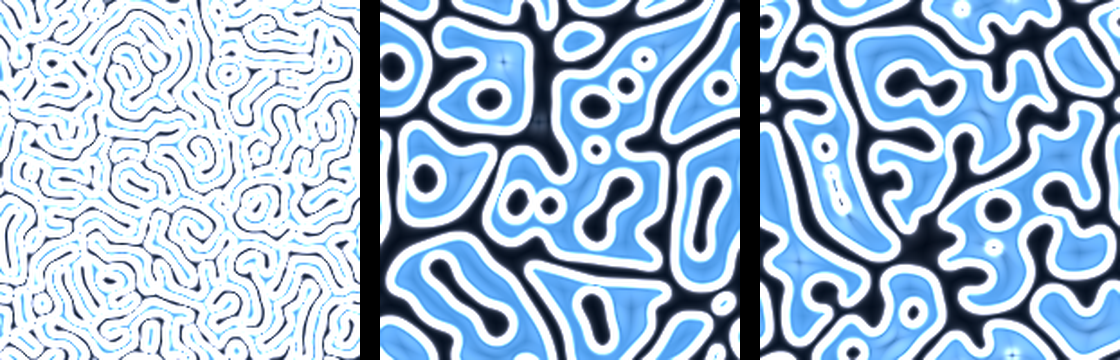

Python code for this plot:
import numpy as np
# Acoplamiento CORRECTO: separacion de escalas temporales.
#  - Cahn-Hilliard: rapido (forma la espuma) -> dt completo
#  - Gravedad: lenta y debil, modula la MOVILIDAD (mas movilidad donde
#    hay mas materia => la materia fluye y se agrupa SIN romper la espuma).
#  Esto es fisica: movilidad dependiente del campo (Cahn-Hilliard "B-model").
N=200; eps=1.0; M0=1.0; dt=0.15; STEPS=12000
k=np.fft.fftfreq(N)*2*np.pi
KX,KY=np.meshgrid(k,k); K2=KX**2+KY**2
rng=np.random.default_rng(5)
phi=0.05*(rng.random((N,N))-0.5)
mass0=phi.mean()
a=2.0
G=0.04   # gravedad DEBIL y lenta (separacion de escalas)

def cl(f):
    F=np.fft.fft2(f-f.mean());P=np.abs(F)**2
    kk=np.sqrt(K2);kk[0,0]=1e-9
    return P.sum()/((P*kk).sum())

snaps={}; log=[]
for s in range(STEPS):
    # 1) Cahn-Hilliard (la espuma se forma y engrosa, intacta)
    nl=phi**3-(1.0+a)*phi
    denom=1.0+dt*M0*K2*(a+eps**2*K2)
    phi=np.real(np.fft.ifft2((np.fft.fft2(phi)-dt*M0*K2*np.fft.fft2(nl))/denom))
    # 2) Gravedad: potencial de Poisson de la materia, aplicado SUAVE.
    #    Solo desplaza ligeramente la materia hacia los pozos -> grumos,
    #    sin advectar destructivamente (filtrado paso-bajo = solo escalas grandes)
    rho=np.clip((phi+1)/2,0,1)
    RHO=np.fft.fft2(rho-rho.mean())
    K2s=K2.copy();K2s[0,0]=1e-9
    # suavizar el potencial: solo modos de gran escala (gravedad = fuerza larga)
    smooth=np.exp(-K2*8.0)
    Phig=np.real(np.fft.ifft2(-RHO/K2s*smooth))
    gx=np.gradient(Phig,axis=1);gy=np.gradient(Phig,axis=0)
    px=np.gradient(phi,axis=1);py=np.gradient(phi,axis=0)
    phi=phi+dt*G*(px*(-gx)+py*(-gy))
    phi+=(mass0-phi.mean())
    if s%600==0 or s==STEPS-1:
        t=(s+1)*dt
        log.append((t,cl(phi),abs(phi.mean()-mass0),np.mean(np.abs(phi)>0.8),np.var(rho)))
    if s in (400,4000,11999): snaps[s]=phi.copy()

arr=np.array(log)
print("t\tL(t)\t|dmass|\tpura%\tgrumos")
for t,Lc,dm,p,cm in log[::2]:
    print(f"{t:7.0f}\t{Lc:5.2f}\t{dm:.0e}\t{p*100:4.0f}\t{cm:.4f}")
mask=arr[:,0]>arr[-1,0]*0.3
aa,_=np.polyfit(np.log(arr[mask,0]),np.log(arr[mask,1]),1)
print(f"\nCoarsening: L(t)~t^{aa:.3f} (CH puro daba ~0.26; sigue VIVO = no congelo)")
print(f"Masa: deriva max {arr[:,2].max():.1e}")
print(f"Espuma se forma: pura {arr[0,3]*100:.0f}% -> {arr[-1,3]*100:.0f}%")
print(f"Gravedad agrupa: grumos {arr[1,4]:.4f} -> {arr[-1,4]:.4f}")

from PIL import Image
def col(f):
    g=np.abs(np.gradient(f)[0])+np.abs(np.gradient(f)[1])
    img=np.zeros((*f.shape,3));mat=(f+1)/2
    img[...,0]=0.03+mat*0.28;img[...,1]=0.08+mat*0.55;img[...,2]=0.15+mat*0.80
    g=np.clip(g*4,0,1)
    img[...,0]+=g;img[...,1]+=g*0.95;img[...,2]+=g
    return (np.clip(img,0,1)*255).astype(np.uint8)
ks=sorted(snaps)
ims=[Image.fromarray(col(snaps[s])).resize((360,360),Image.LANCZOS) for s in ks]
W=sum(i.width for i in ims)+40
cv=Image.new('RGB',(W,360),(0,0,0));x=0
for im in ims: cv.paste(im,(x,0));x+=im.width+20
cv.save('/tmp/ch_grav2.png')
print("render guardado")
